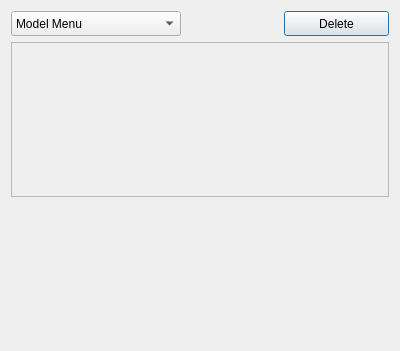
<?xml version="1.0" encoding="UTF-8"?>
<ui version="4.0">
 <class>ModelsOption</class>
 <widget class="QDialog" name="ModelsOption">
  <property name="geometry">
   <rect>
    <x>0</x>
    <y>0</y>
    <width>400</width>
    <height>351</height>
   </rect>
  </property>
  <property name="windowTitle">
   <string>Dialog</string>
  </property>
  <layout class="QFormLayout" name="formLayout">
   <item row="0" column="0" colspan="2">
    <layout class="QHBoxLayout" name="horizontalLayout">
     <item>
      <widget class="QComboBox" name="ModelMenuCmBox">
       <property name="sizePolicy">
        <sizepolicy hsizetype="Fixed" vsizetype="Fixed">
         <horstretch>0</horstretch>
         <verstretch>0</verstretch>
        </sizepolicy>
       </property>
       <property name="minimumSize">
        <size>
         <width>170</width>
         <height>25</height>
        </size>
       </property>
       <property name="maximumSize">
        <size>
         <width>170</width>
         <height>25</height>
        </size>
       </property>
       <property name="layoutDirection">
        <enum>Qt::LeftToRight</enum>
       </property>
       <property name="placeholderText">
        <string/>
       </property>
       <item>
        <property name="text">
         <string>Model Menu</string>
        </property>
       </item>
       <item>
        <property name="text">
         <string>Chang-Refsdal</string>
        </property>
       </item>
       <item>
        <property name="text">
         <string>SIS</string>
        </property>
       </item>
       <item>
        <property name="text">
         <string>NIS</string>
        </property>
       </item>
       <item>
        <property name="text">
         <string>Transparent Sphere</string>
        </property>
       </item>
       <item>
        <property name="text">
         <string>Elliptic Model</string>
        </property>
       </item>
       <item>
        <property name="text">
         <string>King Model</string>
        </property>
       </item>
       <item>
        <property name="text">
         <string>Truncated King</string>
        </property>
       </item>
       <item>
        <property name="text">
         <string>Hubble Model</string>
        </property>
       </item>
       <item>
        <property name="text">
         <string>De Vancouleur</string>
        </property>
       </item>
       <item>
        <property name="text">
         <string>Spiral Model</string>
        </property>
       </item>
       <item>
        <property name="text">
         <string>Multipole Model</string>
        </property>
       </item>
       <item>
        <property name="text">
         <string>Rotation Lens</string>
        </property>
       </item>
       <item>
        <property name="text">
         <string>Double Plane Model</string>
        </property>
       </item>
       <item>
        <property name="text">
         <string>Uniform Ring</string>
        </property>
       </item>
       <item>
        <property name="text">
         <string>Second Order</string>
        </property>
       </item>
       <item>
        <property name="text">
         <string>Elliptic SIS</string>
        </property>
       </item>
       <item>
        <property name="text">
         <string>Elliptic King</string>
        </property>
       </item>
       <item>
        <property name="text">
         <string>Elliptic Hubble</string>
        </property>
       </item>
       <item>
        <property name="text">
         <string>Elliptic NIS</string>
        </property>
       </item>
       <item>
        <property name="text">
         <string>Elliptic Plummer</string>
        </property>
       </item>
       <item>
        <property name="text">
         <string>Kassiola-Kovner</string>
        </property>
       </item>
       <item>
        <property name="text">
         <string>NFW</string>
        </property>
       </item>
       <item>
        <property name="text">
         <string>Barkana</string>
        </property>
       </item>
      </widget>
     </item>
     <item>
      <spacer name="horizontalSpacer">
       <property name="orientation">
        <enum>Qt::Horizontal</enum>
       </property>
       <property name="sizeType">
        <enum>QSizePolicy::Expanding</enum>
       </property>
       <property name="sizeHint" stdset="0">
        <size>
         <width>40</width>
         <height>20</height>
        </size>
       </property>
      </spacer>
     </item>
     <item>
      <widget class="QPushButton" name="DeleteBtn">
       <property name="sizePolicy">
        <sizepolicy hsizetype="Minimum" vsizetype="Minimum">
         <horstretch>0</horstretch>
         <verstretch>0</verstretch>
        </sizepolicy>
       </property>
       <property name="minimumSize">
        <size>
         <width>105</width>
         <height>25</height>
        </size>
       </property>
       <property name="maximumSize">
        <size>
         <width>105</width>
         <height>25</height>
        </size>
       </property>
       <property name="text">
        <string>Delete</string>
       </property>
      </widget>
     </item>
    </layout>
   </item>
   <item row="1" column="0" colspan="2">
    <widget class="QScrollArea" name="SlidersArea">
     <property name="sizePolicy">
      <sizepolicy hsizetype="Expanding" vsizetype="Minimum">
       <horstretch>0</horstretch>
       <verstretch>0</verstretch>
      </sizepolicy>
     </property>
     <property name="minimumSize">
      <size>
       <width>100</width>
       <height>155</height>
      </size>
     </property>
     <property name="maximumSize">
      <size>
       <width>16777215</width>
       <height>155</height>
      </size>
     </property>
     <property name="widgetResizable">
      <bool>true</bool>
     </property>
     <widget class="QWidget" name="ScrollContents">
      <property name="geometry">
       <rect>
        <x>0</x>
        <y>0</y>
        <width>380</width>
        <height>153</height>
       </rect>
      </property>
      <layout class="QHBoxLayout" name="horizontalLayout_3">
       <item>
        <layout class="QHBoxLayout" name="ScrollLayout"/>
       </item>
      </layout>
     </widget>
    </widget>
   </item>
  </layout>
 </widget>
 <resources/>
 <connections/>
</ui>
